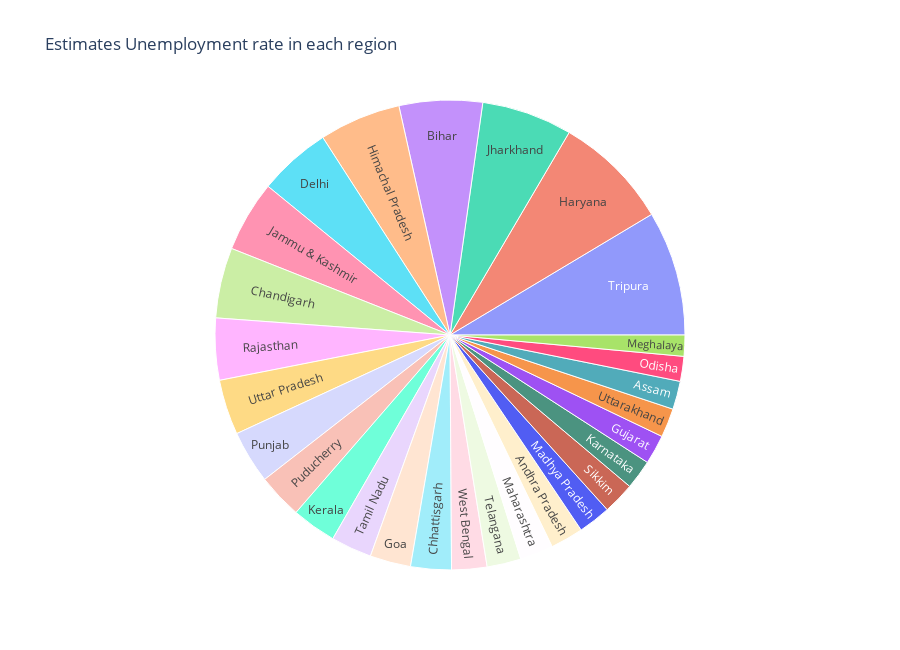

Notebook code cell kept with this figure:
### Code cell
# Sunburst chart showing unemployment rate in each region and state

unemplo_df = df[[ 'Region', 'Estimates Unemployment Rate (%)', 'Estimates Employed', 'Estimated Labour Participation Rate(%)']]
unemplo = unemplo_df.groupby(['Region'])['Estimates Unemployment Rate (%)'].mean().reset_index()
fig = px.sunburst(unemplo, path=['Region'], values='Estimates Unemployment Rate (%)',
                  color_continuous_scale='Plasma', title='Estimates Unemployment rate in each region',
                  height=650)
fig.show()

### Figure 1 — Plotly figure (JSON) as saved in the notebook; plotly's stock layout.template omitted (floating-point values rounded to 4 significant figures)
{"data": [{"branchvalues": "total", "domain": {"x": [0, 1], "y": [0, 1]}, "hovertemplate": "labels=%{label}<br>Estimates Unemployment Rate (%)=%{value}<br>parent=%{parent}<br>id=%{id}<extra></extra>", "ids": ["Andhra Pradesh", "Assam", "Bihar", "Chandigarh", "Chhattisgarh", "Delhi", "Goa", "Gujarat", "Haryana", "Himachal Pradesh", "Jammu & Kashmir", "Jharkhand", "Karnataka", "Kerala", "Madhya Pradesh", "Maharashtra", "Meghalaya", "Odisha", "Puducherry", "Punjab", "Rajasthan", "Sikkim", "Tamil Nadu", "Telangana", "Tripura", "Uttar Pradesh", "Uttarakhand", "West Bengal"], "labels": ["Andhra Pradesh", "Assam", "Bihar", "Chandigarh", "Chhattisgarh", "Delhi", "Goa", "Gujarat", "Haryana", "Himachal Pradesh", "Jammu & Kashmir", "Jharkhand", "Karnataka", "Kerala", "Madhya Pradesh", "Maharashtra", "Meghalaya", "Odisha", "Puducherry", "Punjab", "Rajasthan", "Sikkim", "Tamil Nadu", "Telangana", "Tripura", "Uttar Pradesh", "Uttarakhand", "West Bengal"], "name": "", "parents": ["", "", "", "", "", "", "", "", "", "", "", "", "", "", "", "", "", "", "", "", "", "", "", "", "", "", "", ""], "type": "sunburst", "values": [7.477, 6.428, 18.92, 15.99, 9.24, 16.5, 9.274, 6.664, 26.28, 18.54, 16.19, 20.59, 6.676, 10.12, 7.406, 7.558, 4.799, 5.658, 10.22, 12.03, 14.06, 7.249, 9.284, 7.738, 28.35, 12.55, 6.583, 8.015]}], "layout": {"height": 650, "legend": {"tracegroupgap": 0}, "title": {"text": "Estimates Unemployment rate in each region"}}}
